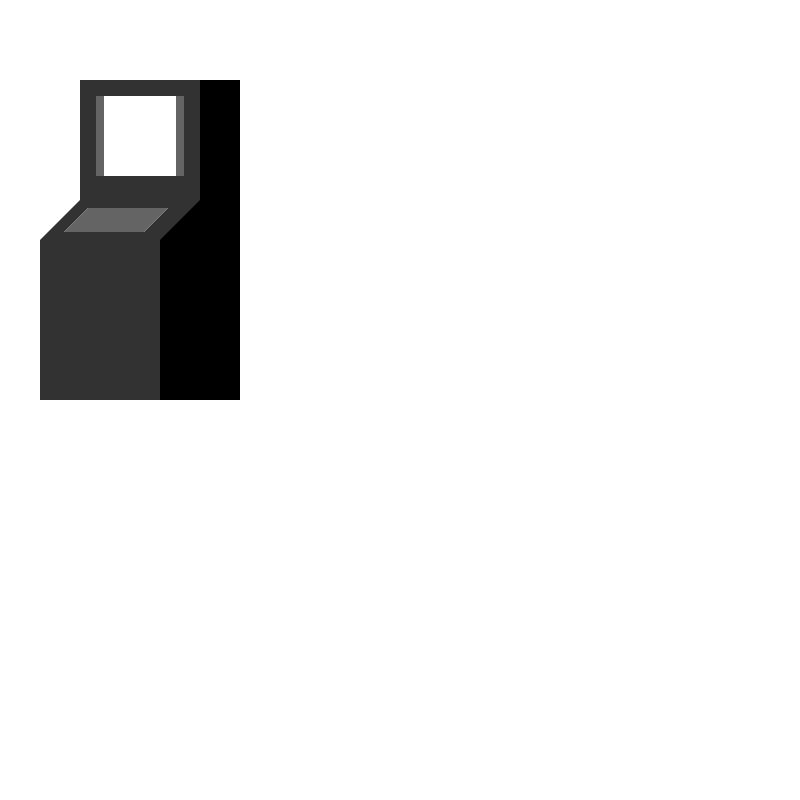
Frame 1 (no input)
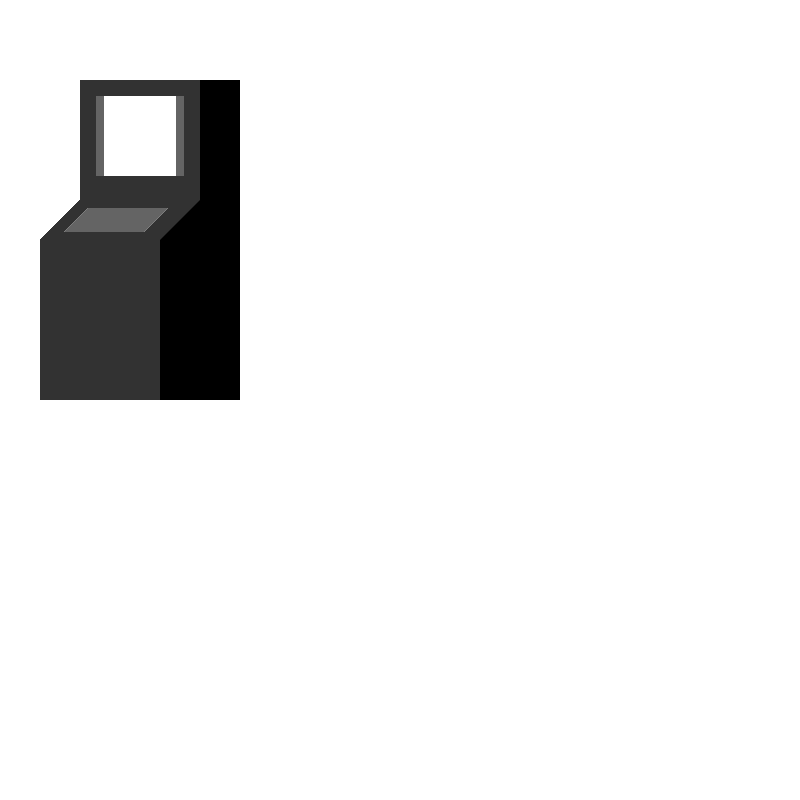
Frame 60 (the mouse pressed at the canvas centre just before this capture)
Frame 120 (the mouse held since frame 60 and released just before this capture): identical to frame 60, image omitted

The Processing sketch that drew these frames (run headless with seeded random() and noise(); from frame 60 on, the mouse is pressed at the canvas centre):

// Processing sketch: atm_design
// ── atm_design.pde
//atm remote design rework

void setup(){
 size(800, 800);
 background(255);
}

void draw(){
 noStroke();
 fill(50,50,50);
 rect(width/10, height/10,width*2/10, height*4/10);
 rect(width*0.5/10, height*3/10, width*2.5/10, height*2/10);
 quad(width*0.5/10, height*3/10, width/10, height*2.5/10, width*3/10, height*2.5/10, width*3/10, height*3/10); 
 
 fill(0,0,0);
 rect(width*2.5/10, height/10,width*0.5/10, height*4/10);
 quad(width*2/10, height*3/10, width*2.5/10, height*2.5/10, width*3/10, height*5/10, width*2/10, height*5/10); 

 fill(255);
 rect(width*1.2/10, height*1.2/10, width*1.1/10, height*1/10);
 quad(width*0.8/10, height*2.9/10, width*1.1/10, height*2.6/10, width*2.1/10, height*2.6/10, width*1.8/10, height*2.9/10); 
 
 fill(100,100,100);
 
 rect(width*1.2/10, height*1.2/10, width*0.1/10, height*1/10);
 rect(width*2.2/10, height*1.2/10, width*0.1/10, height*1/10);
 
 quad(width*0.8/10, height*2.9/10, width*1.1/10, height*2.6/10, width*2.1/10, height*2.6/10, width*1.8/10, height*2.9/10); 

}
